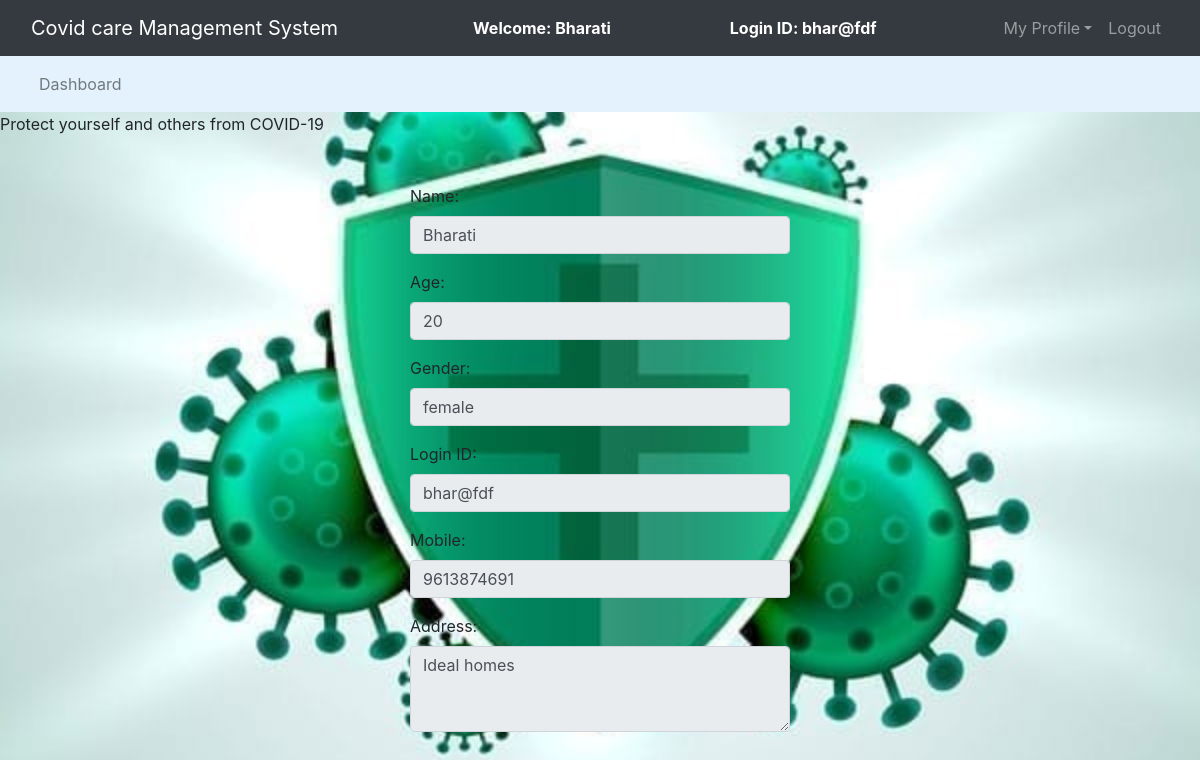
Page /view_profile.php (signed in) on the committed database.
### tables this page shows
CREATE TABLE `patient` (
  `id` int(30) NOT NULL,
  `name` varchar(30) NOT NULL,
  `age` int(11) NOT NULL,
  `gender` varchar(10) NOT NULL,
  `logid` varchar(30) NOT NULL,
  `password` varchar(30) NOT NULL,
  `mobile` varchar(30) NOT NULL,
  `address` varchar(50) NOT NULL,
  `wardno` int(10) DEFAULT NULL
);

### view_profile.php (the view, shortened to what this page needs)
<?php
  $connection = mysqli_connect("localhost","root","");
  $name = "";
    $age ="";
    $gender ="";
	$logid = "";
	$mobile = "";
	$address = "";
  $query = "select * from patient where logid = '$_SESSION[logid]'";
  $query_run = mysqli_query($connection,$query);
  while($row = mysqli_fetch_assoc($query_run)){
	$name = $row['name'];
	    $age = $row['age'];
		$gender = $row['gender'];
		$logid = $row['logid'];
		$mobile = $row['mobile'];
		$address = $row['address'];
	}
?>
<!DOCTYPE html>
<html lang="en" dir="ltr">
  <head>
    <link rel="stylesheet" href="https://stackpath.bootstrapcdn.com/bootstrap/4.1.3/css/bootstrap.min.css">
  </head>
  <body>
    <nav class="navbar navbar-expand-lg navbar-dark bg-dark">
		<div class="container-fluid">
			<div class="navbar-header">
				<a class="navbar-brand" href="index.php">Covid care Management System</a>
			</div>
      <font style="color: white"><span><strong>Welcome: <?php echo $_SESSION['name'];?></strong></span></font>
			<font style="color: white"><span><strong>Login ID: <?php echo $_SESSION['logid'];?></strong></span></font>
			<ul class="nav navbar-nav navbar-right">
        <li class="nav-item dropdown">
					<a class="nav-link dropdown-toggle" data-toggle="dropdown">My Profile</a>
        </li>
        <li class="nav-item"><a class="nav-link" href="logout.php">Logout</a></li>
			</ul>
		</div>
	</nav>
	<nav class="navbar navbar-expand-lg navbar-light" style="background-color: #e3f2fd">
	<div class="container-fluid">
		<ul class="nav navbar-nav navbar-center">
			<li class="nav-item">
				<a href="user_dashboard.php" class="nav-link">Dashboard</a>
		</li>
	</ul>
</div>
</nav>
  <span><marquee>Protect yourself and others from COVID-19</marquee></span><br><br>
  <div class="row">
    <div class="col-md-4"></div>
 		<div class="col-md-4">
 			<form>
 				<div class="form-group">
 					<label>Name:</label>
 					<input type="text" class="form-control" value="<?php echo $name;?>" disabled>
 				</div>
				 <div class="form-group">
 					<label>Age:</label>
 					<input type="text" class="form-control" value="<?php echo $age;?>" disabled>
 				</div>
				 <div class="form-group">
 					<label>Gender:</label>
 					<input type="text" class="form-control" value="<?php echo $gender;?>" disabled>
 				</div>
 				<div class="form-group">
 					<label>Login ID:</label>
 					<input type="text" class="form-control" value="<?php echo $logid;?>" disabled>
 				</div>
 				<div class="form-group">
 					<label>Mobile:</label>
 					<input type="text" class="form-control" value="<?php echo $mobile;?>" disabled>
 				</div>
 				<div class="form-group">
 					<label>Address:</label>
 					<textarea rows="3" cols="40" disabled="" class="form-control"><?php echo $address;?></textarea>
 				</div>
 			</form>
 		</div>
 		<div class="col-md-4"></div>
   </div>
  </body>
</html>

### view_profile.php (style rules this page uses)
body { background-image: url(img.jpg); background-repeat: no-no-repeat; background-size: cover; background-position: center center; background-attachment: fixed; }

### rows in the picture
patient: name "Bharati", age "20", gender "female", logid "bhar@fdf", mobile "9613874691", address "Ideal homes"

### other values in the picture
$_SESSION['name'] "Bharati"
$_SESSION['logid'] "bhar@fdf"
